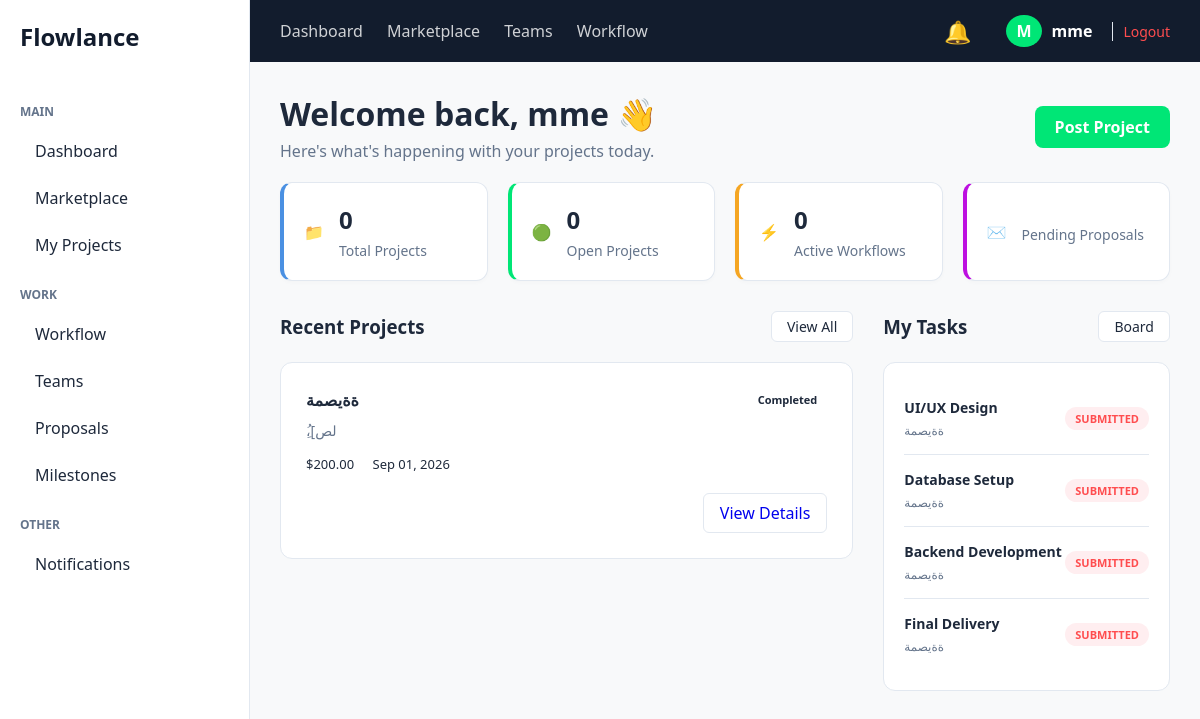
Screenshot of / (signed in) with the database file from the repository.
### apps/users/models.py (models this page shows, shortened)
class User(AbstractUser):
    ROLE_CHOICES = (
        ('CLIENT', 'Client'),
        ('FREELANCER', 'Freelancer'),
        ('TEAM_LEADER', 'Team Leader'),
        ('TEAM_MEMBER', 'Team Member'),
    )
    role = models.CharField(max_length=20, choices=ROLE_CHOICES, default='CLIENT')
    profile_picture = models.ImageField(upload_to='profiles/', null=True, blank=True)
    bio = models.TextField(blank=True, null=True)
    skills = models.CharField(max_length=255, blank=True, null=True)

### apps/projects/models.py (models this page shows, shortened)
class Project(models.Model):
    STATUS_CHOICES = (
        ('OPEN', 'Open'),
        ('IN_PROGRESS', 'In Progress'),
        ('COMPLETED', 'Completed'),
    )
    client = models.ForeignKey(settings.AUTH_USER_MODEL, on_delete=models.CASCADE, related_name='projects')
    title = models.CharField(max_length=255)
    description = models.TextField()
    budget = models.DecimalField(max_digits=10, decimal_places=2)
    deadline = models.DateField()
    status = models.CharField(max_length=20, choices=STATUS_CHOICES, default='OPEN')
    skills_required = TaggableManager()
    created_at = models.DateTimeField(auto_now_add=True)
    updated_at = models.DateTimeField(auto_now=True)

class Task(models.Model):
    STATUS_CHOICES = (
        ('TO_DO', 'TO DO'),
        ('IN_PROGRESS', 'IN PROGRESS'),
        ('SUBMITTED', 'SUBMITTED'),
        ('UNDER_REVIEW', 'UNDER REVIEW'),
    )
    project = models.ForeignKey(Project, on_delete=models.CASCADE, related_name='tasks')
    name = models.CharField(max_length=255)
    status = models.CharField(max_length=20, choices=STATUS_CHOICES, default='TO_DO')
    assignee = models.ForeignKey(settings.AUTH_USER_MODEL, on_delete=models.SET_NULL, null=True, blank=True)

### apps/projects/views.py (the view)
# urls.py: path('', views.dashboard_view, name='dashboard'),
@login_required(login_url='users:login')
def dashboard_view(request):
    stats = get_dashboard_stats(request.user)
    recent_projects = get_recent_projects(request.user)
    user_tasks = get_user_tasks(request.user)
    return render(request, 'projects/dashboard.html', {
        'username': request.user.username,
        'total_projects': stats['total_projects'],
        'open_projects': stats['open_projects'],
        'active_workflows': stats['active_workflows'],
        'avg_rating': stats.get('avg_rating', 0),
        'recent_projects': recent_projects,
        'user_tasks': user_tasks,
    })

### apps/projects/context_processors.py (called while the page is built)
def notifications_processor(request):
    user = request.user if request.user.is_authenticated else User.objects.first()
    if user:
        unread_count = Notification.objects.filter(user=user, is_read=False).count()
        return {'unread_notifications_count': unread_count}
    return {'unread_notifications_count': 0}

### apps/projects/services.py (called while the page is built)
def get_dashboard_stats(user):
    total_projects = Project.objects.filter(client=user).count()
    open_projects = Project.objects.filter(client=user, status='OPEN').count()
    active_workflows = Project.objects.filter(client=user, status='IN_PROGRESS').count()
    avg_rating = Review.objects.filter(reviewee=user).aggregate(Avg('rating'))['rating__avg'] or 0
    return {
        'total_projects': total_projects,
        'open_projects': open_projects,
        'active_workflows': active_workflows,
        'avg_rating': round(avg_rating, 1),
    }

def get_recent_projects(user):
    projects = Project.objects.filter(Q(client=user) | Q(proposals__freelancer=user, proposals__status='ACCEPTED')).distinct().order_by('-created_at')[:4]
    for project in projects:
        total_tasks = project.tasks.count()
        if total_tasks > 0:
            completed_tasks = project.tasks.filter(status__in=['SUBMITTED', 'UNDER_REVIEW']).count()
            project.progress = int((completed_tasks / total_tasks) * 100)
        else:
            project.progress = 0
    return projects

def get_user_tasks(user):
    return Task.objects.filter(assignee=user)[:5]

### templates/projects/dashboard.html (shortened to what this page needs)
{% extends 'base.html' %}
{% block content %}
<div class="dashboard-header" style="display: flex; justify-content: space-between; align-items: center;">
    <div>
        <h1>Welcome back, {{ username }} 👋</h1>
        <p style="color: var(--text-muted); margin-top: 5px;">Here's what's happening with your projects today.</p>
    </div>
    <a href="{% url 'projects:create_project' %}" style="background-color: var(--primary-green); color: white; border: none; padding: 10px 20px; border-radius: 8px; font-weight: bold; cursor: pointer; text-decoration: none; display: inline-block;">
        Post Project
    </a>
</div>
<div class="stats-grid">
    <div class="stat-card" style="border-left: 4px solid #4a90e2;">
        <div class="icon">📁</div>
        <div>
            <h3>{{ total_projects }}</h3>
            <p>Total Projects</p>
        </div>
    </div>
    <div class="stat-card" style="border-left: 4px solid var(--primary-green);">
        <div class="icon">🟢</div>
        <div>
            <h3>{{ open_projects }}</h3>
            <p>Open Projects</p>
        </div>
    </div>
    <div class="stat-card" style="border-left: 4px solid #f5a623;">
        <div class="icon">⚡</div>
        <div>
            <h3>{{ active_workflows }}</h3>
            <p>Active Workflows</p>
        </div>
    </div>
    <div class="stat-card" style="border-left: 4px solid #bd10e0;">
        <div class="icon">✉️</div>
        <div>
            <p>Pending Proposals</p>
        </div>
    </div>
</div>
<div class="content-grid">
    <div class="projects-section">
        <div class="section-header">
            <h3>Recent Projects</h3>
            <a href="#" class="view-btn">View All</a>
        </div>
        {% for project in recent_projects %}
        <div class="project-card">
            <div class="project-header">
                <h4>{{ project.title }}</h4>
                <span class="status-badge status-{{ project.status|lower }}">{{ project.get_status_display }}</span>
            </div>
            <p class="project-desc">{{ project.description|truncatewords:15 }}</p>
            <div class="project-meta">
                <span>${{ project.budget }}</span>
                <span>{{ project.deadline|date:"M d, Y" }}</span>
            </div>
            <div class="project-actions">
                <a href="{% url 'projects:project_detail' project.id %}" class="btn-outline" style="text-decoration: none; display: inline-block;">View Details</a>
            </div>
        </div>
        {% empty %}
        <p>No recent projects found.</p>
        {% endfor %}
    </div>
    <div class="tasks-section">
        <div class="section-header">
            <h3>My Tasks</h3>
            <a href="#" class="view-btn">Board</a>
        </div>
        <div class="task-list">
            {% for task in user_tasks %}
            <div class="task-item">
                <div class="task-info">
                    <h4>{{ task.name }}</h4>
                    <p>{{ task.project.title }}</p>
                </div>
                <div style="display: flex; align-items: center; gap: 10px;">
                    <span class="status-badge task-{{ task.status|lower }}">{{ task.get_status_display }}</span>
                </div>
            </div>
            {% empty %}
            <p>No tasks assigned to you.</p>
            {% endfor %}
        </div>
    </div>
</div>
{% endblock %}

### templates/base.html (shortened to what this page needs)
<!DOCTYPE html>
<html lang="en" dir="ltr">
<head>
    {% load static %}
    <link rel="stylesheet" href="{% static 'css/style.css' %}">
</head>
<body>
    <div class="app-container">
        <aside class="sidebar">
            <div class="logo">
                <h2>Flowlance</h2>
            </div>
            <nav class="sidebar-menu">
                <p class="menu-label">MAIN</p>
                <a href="{% url 'projects:dashboard' %}">Dashboard</a>
                <a href="{% url 'projects:marketplace' %}">Marketplace</a>
                <a href="#">My Projects</a>
                <p class="menu-label">WORK</p>
                <a href="#">Workflow</a>
                <a href="{% url 'projects:teams' %}">Teams</a>
                <a href="#">Proposals</a>
                <a href="#">Milestones</a>
                <p class="menu-label">OTHER</p>
                <a href="{% url 'projects:notifications_list' %}">Notifications</a>
            </nav>
        </aside>
        <div class="main-content">
            <header class="top-navbar">
                <div class="nav-links">
                    <a href="{% url 'projects:dashboard' %}">Dashboard</a>
                    <a href="{% url 'projects:marketplace' %}">Marketplace</a>
                    <a href="{% url 'projects:teams' %}">Teams</a>
                    <a href="#">Workflow</a>
                </div>
                <div class="user-actions">
                    <a href="{% url 'projects:notifications_list' %}" style="position: relative; text-decoration: none; margin-right: 15px;">
                        <span class="notification-icon" style="font-size: 22px;">🔔</span>
                    </a>
                    <div class="user-profile" style="display: flex; align-items: center; gap: 10px;">
                        <span class="avatar">{{ request.user.username|make_list|first|upper }}</span>
                        <span class="username" style="font-weight: bold;">{{ request.user.username }}</span>
                        <a href="{% url 'users:logout' %}" style="color: #ff4d4f; text-decoration: none; font-size: 14px; margin-left: 10px; border-left: 1px solid var(--border-color); padding-left: 10px;">Logout</a>
                    </div>
                </div>
            </header>
            <main class="page-content">
                {% block content %}
                {% endblock %}
            </main>
        </div>
    </div>
</body>
</html>

### static/css/style.css (style rules this page uses)
:root { --bg-dark: #121c2d; --bg-light: #f8f9fa; --white: #ffffff; --primary-green: #00e676; --text-dark: #1e293b; --text-muted: #64748b; --border-color: #e2e8f0; }
* { margin: 0; padding: 0; box-sizing: border-box; font-family: 'Segoe UI', Tahoma, Geneva, Verdana, sans-serif; }
body { background-color: var(--bg-light); color: var(--text-dark); }
.app-container { display: flex; height: 100vh; }
.sidebar { width: 250px; background-color: var(--white); border-right: 1px solid var(--border-color); padding: 20px; display: flex; flex-direction: column; }
.logo h2 { color: var(--bg-dark); font-weight: 800; margin-bottom: 30px; }
.menu-label { font-size: 12px; color: var(--text-muted); margin-top: 20px; margin-bottom: 10px; text-transform: uppercase; font-weight: bold; }
.sidebar-menu a { text-decoration: none; color: var(--text-dark); display: block; padding: 10px 15px; margin-bottom: 5px; border-radius: 8px; transition: 0.3s; }
.main-content { flex: 1; display: flex; flex-direction: column; }
.top-navbar { background-color: var(--bg-dark); color: var(--white); padding: 15px 30px; display: flex; justify-content: space-between; align-items: center; }
.nav-links a { color: var(--white); text-decoration: none; margin-right: 20px; opacity: 0.8; }
.user-actions { display: flex; align-items: center; gap: 20px; }
.avatar { background-color: var(--primary-green); color: var(--white); border-radius: 50%; padding: 5px 10px; font-weight: bold; }
.page-content { padding: 30px; overflow-y: auto; }
.stats-grid { display: grid; grid-template-columns: repeat(4, 1fr); gap: 20px; margin-top: 20px; }
.stat-card { background-color: var(--white); border: 1px solid var(--border-color); padding: 20px; border-radius: 12px; display: flex; align-items: center; gap: 15px; box-shadow: 0 2px 4px rgba(0,0,0,0.02); }
.stat-card h3 { font-size: 24px; margin-bottom: 5px; }
.stat-card p { color: var(--text-muted); font-size: 14px; }
.content-grid { display: grid; grid-template-columns: 2fr 1fr; gap: 30px; margin-top: 30px; }
.section-header { display: flex; justify-content: space-between; align-items: center; margin-bottom: 20px; }
.view-btn { background-color: var(--white); border: 1px solid var(--border-color); padding: 5px 15px; border-radius: 6px; text-decoration: none; color: var(--text-dark); font-size: 14px; }
.project-card { background-color: var(--white); border: 1px solid var(--border-color); border-radius: 12px; padding: 25px; margin-bottom: 20px; }
.project-header { display: flex; justify-content: space-between; align-items: center; margin-bottom: 10px; }
.project-desc { color: var(--text-muted); font-size: 14px; margin-bottom: 15px; }
.project-meta { font-size: 13px; color: var(--text-dark); margin-bottom: 15px; font-weight: 500; }
.project-meta span { margin-right: 15px; }
.project-actions { display: flex; justify-content: flex-end; gap: 10px; }
.btn-outline { background-color: transparent; border: 1px solid var(--border-color); padding: 8px 16px; border-radius: 6px; cursor: pointer; }
.task-list { background-color: var(--white); border: 1px solid var(--border-color); border-radius: 12px; padding: 20px; }
.task-item { display: flex; justify-content: space-between; align-items: center; padding: 15px 0; border-bottom: 1px solid var(--border-color); }
.task-item:last-child { border-bottom: none; }
.task-info h4 { font-size: 14px; margin-bottom: 5px; }
.task-info p { font-size: 12px; color: var(--text-muted); }
.status-badge { padding: 4px 10px; border-radius: 20px; font-size: 11px; font-weight: bold; }
.task-submitted { background-color: #ffeef0; color: #ff4d4f; padding: 4px 10px; border-radius: 20px; font-size: 11px; font-weight: bold; }

### rows the page displays
User: user.username|make_list "M", user.username "mme", username "mme"
Project: title "ةةيصمة", status "Completed", description "ُِ،[لص", budget "200.00", deadline "Sep 01, 2026"
Task: name "UI/UX Design", project "ةةيصمة", status "SUBMITTED"
Task: name "Database Setup", project "ةةيصمة", status "SUBMITTED"
Task: name "Backend Development", project "ةةيصمة", status "SUBMITTED"
Task: name "Final Delivery", project "ةةيصمة", status "SUBMITTED"

### other values shown
{{ total_projects }} "0"
{{ open_projects }} "0"
{{ active_workflows }} "0"
